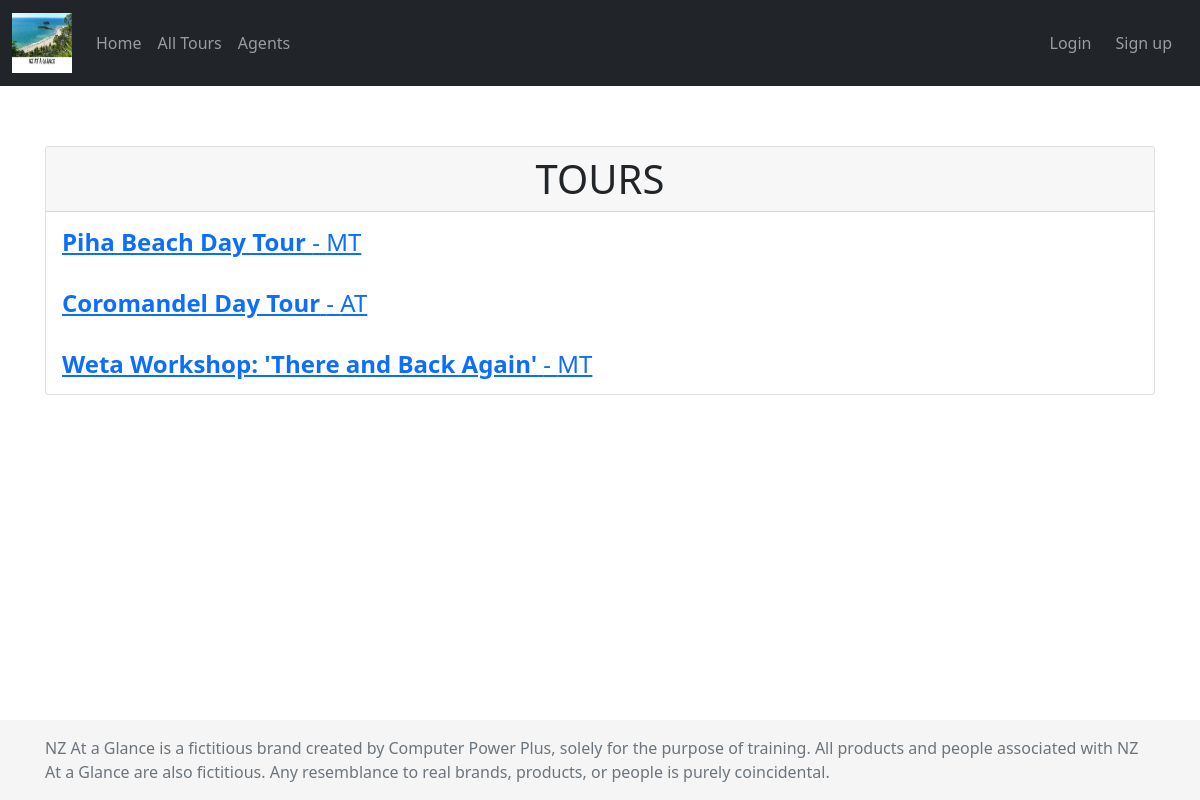
Page /agents/2/tours/ on the committed database.
### home/models.py (models this page shows, shortened)
class Tour(models.Model):
    tour_name = models.CharField(max_length=150)
    """
    'duration' will set to be null when the referenced object (Duration)
    is deleted. This is only possible when you set 'null' to be 'True'
    """
    duration = models.ForeignKey(Duration, on_delete=models.SET_NULL, null=True)
    description = models.TextField()
    available = models.BooleanField()
    agent = models.ForeignKey(Agent, on_delete=models.SET_NULL, null=True)
    class Meta:
        permissions = (("can_change_availability", "Set tour as available"),)

class Duration(models.Model):
    duration = models.CharField(max_length=50)
    def __str__(self):
        return self.duration

### home/views.py (the view)
# urls.py: path('agents/<int:pk>/tours/', AgentToursListView.as_view(), name='tours_by_agent'),
class AgentToursListView(ListView):
    model = Tour
    template_name = 'home/tours_by_agent.html'
    context_object_name = 'tours'
    def get_queryset(self):
        agent_pk = get_object_or_404(Agent,pk=self.kwargs.get('pk'))
        return Tour.objects.filter(agent_id=agent_pk)

### home/templates/home/tours_by_agent.html
{% extends "home/base.html" %}
{% load static %}
{% block content %}
{% if tours %}
<div class="card" style="width: 100%; height: 100%;">
    <div class="card-header h1 text-xl-center text-uppercase font-weight-bold">
        Tours
    </div>
    {% for tour in tours %}
    <div class="card-body">
        <p class="card-text h4">
            <a href="{% url 'tour_detail' tour.id %}">
                <strong>{{ tour.tour_name|capfirst }}</strong> - {{tour.duration}}
            </a>
        </p>
    </div>
    {% endfor %}
</div>
{% else %}
<p>There are no tours to display.</p>
{% endif %}
{% endblock %}

### rows in the picture
Tour: tour_name "Piha Beach Day Tour", duration "MT"
Tour: tour_name "Coromandel Day Tour", duration "AT"
Tour: tour_name "Weta Workshop: 'There and Back Again'", duration "MT"
